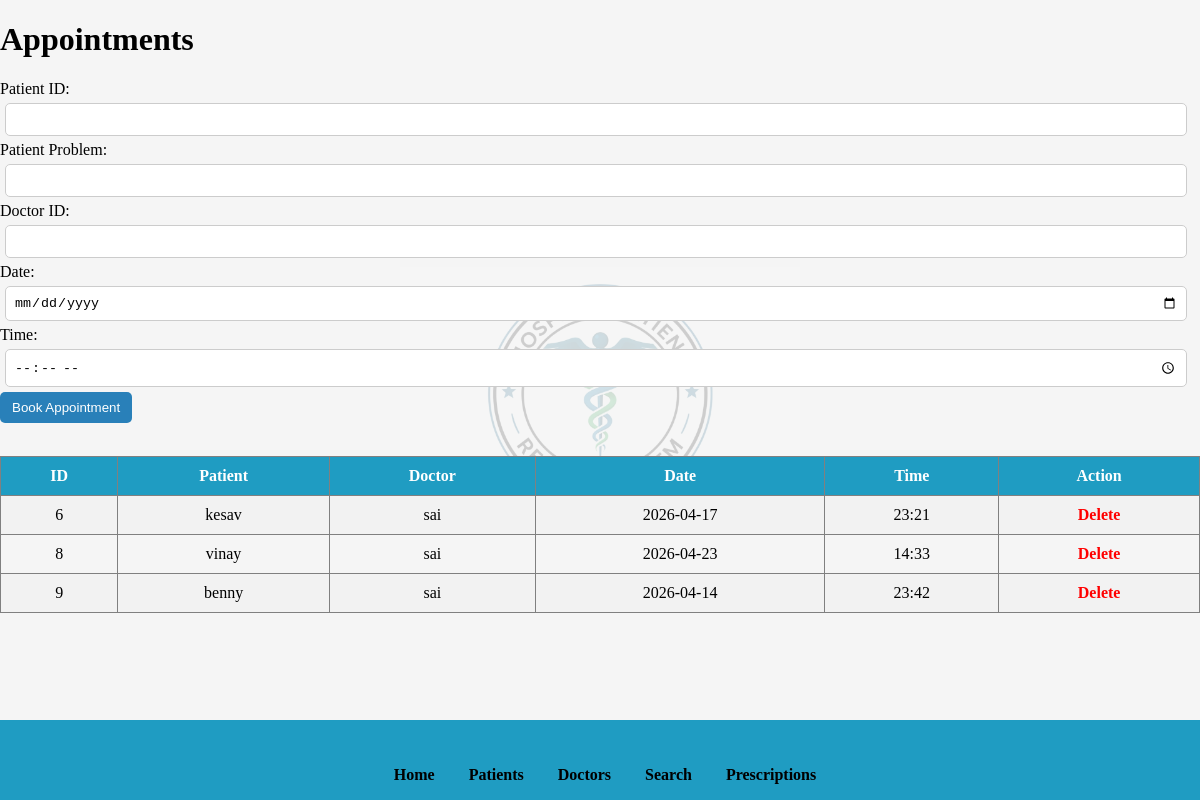
Before: /appointments with the older database file.
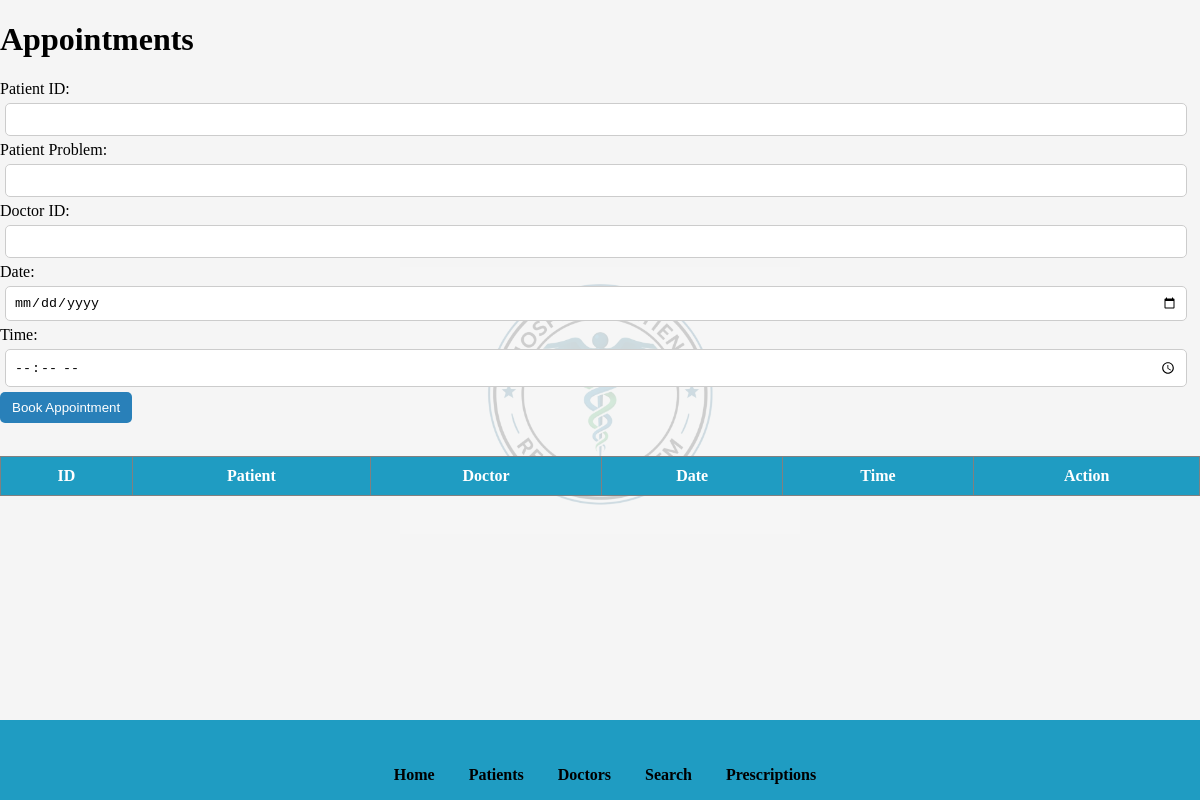
After: the same page with the newer database file.
### tables this page shows
CREATE TABLE appointments (
        id INTEGER PRIMARY KEY AUTOINCREMENT,
        patient_id INTEGER,
        doctor_id INTEGER,
        date TEXT,
        time TEXT
    );

CREATE TABLE patients (
            id INTEGER PRIMARY KEY AUTOINCREMENT,
            name TEXT,
            age INTEGER,
            gender TEXT,
            problem TEXT
        );

CREATE TABLE doctors (
        id INTEGER PRIMARY KEY AUTOINCREMENT,
        name TEXT,
        specialization TEXT,
        phone TEXT
    );

### app.py (the view)
@app.route("/appointments")
def appointments():
    conn = get_db()
    cur = conn.cursor()
    cur.execute('''
        SELECT a.id, p.name, d.name, a.date, a.time
        FROM appointments a
        JOIN patients p ON a.patient_id = p.id
        JOIN doctors d ON a.doctor_id = d.id
    ''')
    data = cur.fetchall()
    conn.close()
    return render_template("appointments.html", appointments=data)

### app.py (called while the page is built)
def get_db():
    return sqlite3.connect("database.db")

### templates/appointments.html (shortened to what this page needs)
<!DOCTYPE html>
<html>
<head>
    <link rel="stylesheet" href="{{ url_for('static', filename='style.css') }}">
</head>
<body>
<h1>Appointments</h1>
<form action="/add_appointment" method="POST">
    Patient ID: <input type="number" name="patient_id"><br>
    Patient Problem: <input type="text" name="problem"><br>
    Doctor ID: <input type="number" name="doctor_id"><br>
    Date: <input type="date" name="date"><br>
    Time: <input type="time" name="time"><br>
    <button type="submit">Book Appointment</button>
</form>
<br>
<table border="1">
<tr>
    <th>ID</th>
    <th>Patient</th>
    <th>Doctor</th>
    <th>Date</th>
    <th>Time</th>
    <th>Action</th>
</tr>
{% for a in appointments %}
<tr>
    <td>{{ a[0] }}</td>
    <td>{{ a[1] }}</td>
    <td>{{ a[2] }}</td>
    <td>{{ a[3] }}</td>
    <td>{{ a[4] }}</td>
    <td><a href="/delete_appointment/{{ a[0] }}">Delete</a></td>
</tr>
{% endfor %}
</table>
<footer>
<div class="links">
    <a href="/">Home</a>
    <a href="/patients">Patients</a>
    <a href="/doctors">Doctors</a>
    <a href="/search">Search</a>
    <a href="/prescriptions">Prescriptions</a>
</div>
</footer>
</body>
</html>

### static/style.css (style rules this page uses)
body { font-family: Cambria, Cochin, Georgia, Times, 'Times New Roman', serif; margin: 0; background-color: whitesmoke; }
footer { background-color: #1f9cc2; color: white; text-align: center; padding: 10px; position: fixed; bottom: 0; width: 100%; }
body { padding-bottom: 70px; }
a { text-decoration: none; font-weight: bold; }
form input { margin: 5px; padding: 8px; width: 97%; border: 1px solid #ccc; border-radius: 5px; }
button { padding: 8px 12px; background-color: #2980b9; color: white; border: none; cursor: pointer; border-radius: 5px; }
.links { margin-top: 20px; text-align: center; }
.links a { display: inline-block; margin: 10px 10px 0 0; padding: 6px 10px; text-decoration: none; color: #000000; font-weight: bold; border-radius: 5px; }
table { border-collapse: collapse; width: 100%; margin-top: 15px; }
th { background-color: #1f9cc2; color: white; padding: 10px; }
body::before { content: ""; position: fixed; top: 0; left: 0; width: 100%; height: 100%; background: url("../static/bgimage.png") no-repeat center; background-size: 400px; opacity: 0.16; z-index: -1; }

Changed rows visible on the page:
removed appointments: id "6", name "kesav", name "sai", date "2026-04-17", time "23:21"
removed appointments: id "8", name "vinay", name "sai", date "2026-04-23", time "14:33"
removed appointments: id "9", name "benny", name "sai", date "2026-04-14", time "23:42"
